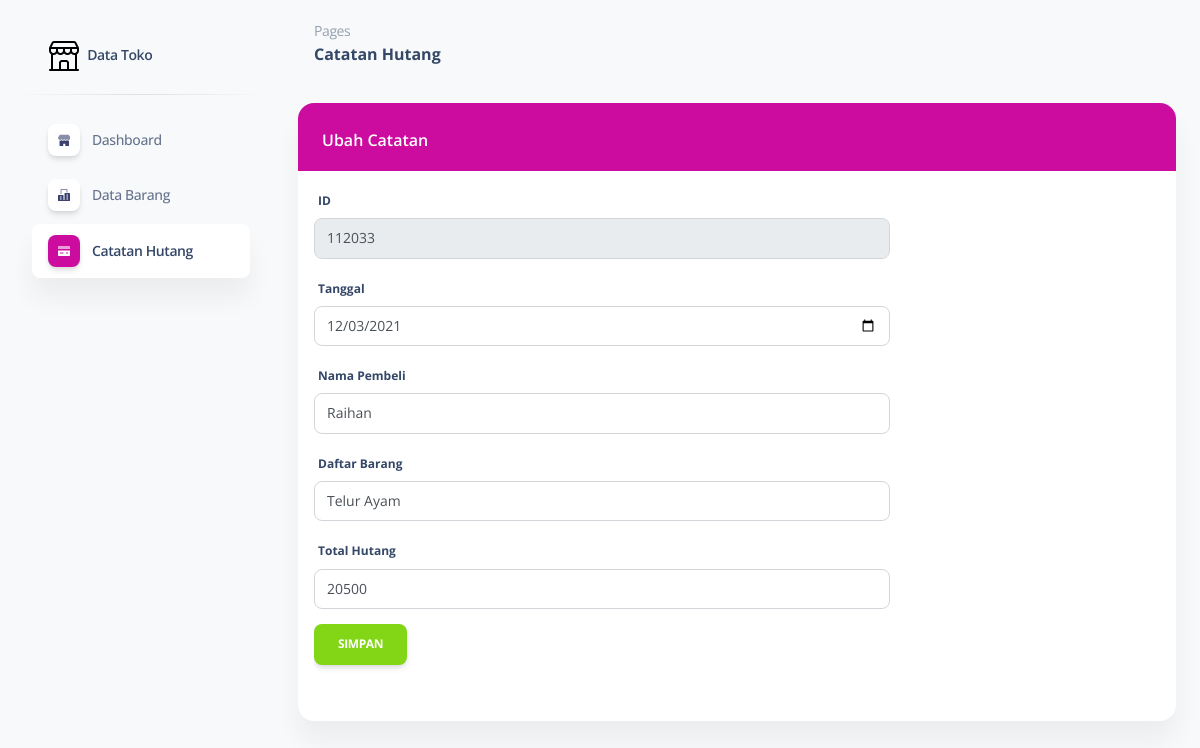
/page/hutang/ubah.php?id_hutang=112033, run on the app's committed database.
### tables this page shows
CREATE TABLE `tb_hutang` (
  `id_hutang` int(10) NOT NULL,
  `tanggal` date NOT NULL,
  `nama_pembeli` varchar(200) NOT NULL,
  `daftar_barang` varchar(200) DEFAULT NULL,
  `total_hutang` int(40) DEFAULT NULL
);

### page/hutang/ubah.php (the view, shortened to what this page needs)
<!DOCTYPE html>
<html lang="en">
<head>
    <link href="../../assets/css/nucleo-icons.css" rel="stylesheet" />
    <link href="../../assets/css/nucleo-svg.css" rel="stylesheet" />
    <link href="../../assets/css/nucleo-svg.css" rel="stylesheet" />
    <link id="pagestyle" href="../../assets/css/soft-ui-dashboard.css?v=1.0.3" rel="stylesheet" />
    <link href="../../assets/js/dataTables/dataTables.bootstrap.css" rel="stylesheet" />
</head>
<body class="g-sidenav-show  bg-gray-100">
<aside class="sidenav navbar navbar-vertical navbar-expand-xs border-0 border-radius-xl my-3 fixed-start ms-3 ps ps--active-y" id="sidenav-main">
    <div class="sidenav-header">
        <a class="navbar-brand m-0" href="../../index.php">
            <img src="../../assets/img/shop.png" class="navbar-brand-img h-100" alt="main_logo">
            <span class="ms-1 font-weight-bold">Data Toko</span>
        </a>
    </div>
    <hr class="horizontal dark mt-0">
    <div class="collapse navbar-collapse  w-auto  max-height-vh-100 h-100" id="sidenav-collapse-main">
        <ul class="navbar-nav">
            <li class="nav-item">
                <a class="nav-link  " href="../../index.php">
                    <div class="icon icon-shape icon-sm shadow border-radius-md bg-white text-center me-2 d-flex align-items-center justify-content-center">
                    </div>
                    <span class="nav-link-text ms-1">Dashboard</span>
                </a>
            </li>
            <li class="nav-item">
                <a class="nav-link  " href="../barang/barang.php">
                    <div class="icon icon-shape icon-sm shadow border-radius-md bg-white text-center me-2 d-flex align-items-center justify-content-center">
                    </div>
                    <span class="nav-link-text ms-1">Data Barang</span>
                </a>
            </li>
            <li class="nav-item">
                <a class="nav-link  active" href="hutang.php">
                    <div class="icon icon-shape icon-sm shadow border-radius-md bg-white text-center me-2 d-flex align-items-center justify-content-center">
                    </div>
                    <span class="nav-link-text ms-1">Catatan Hutang</span>
                </a>
            </li>
        </ul>
    </div>
</aside>
<main class="main-content position-relative max-height-vh-100 h-100 mt-1 border-radius-lg ">
    <nav class="navbar navbar-main navbar-expand-lg px-0 mx-4 shadow-none border-radius-xl" id="navbarBlur" navbar-scroll="true">
        <div class="container-fluid py-1 px-3">
            <nav aria-label="breadcrumb">
                <ol class="breadcrumb bg-transparent mb-0 pb-0 pt-1 px-0 me-sm-6 me-5">
                    <li class="breadcrumb-item text-sm"><a class="opacity-5 text-dark" href="javascript:;">Pages</a></li>
                </ol>
                <h6 class="font-weight-bolder mb-0">Catatan Hutang</h6>
            </nav>
        </div>
    </nav>
    <div class="container-fluid py-4">
        <div class="row">
            <div class="col-12">
                <div class="card mb-4">
                    <div class="card-header pb-0" style="background-color: #cb0c9f;">
                        <h6 style="color: #ffffff; padding-bottom: 10px;">Ubah Catatan</h6>
                    </div>
                    <div class="card-body p-3">
                        <div class="card-body px-0 pt-0 pb-2">
                            <div class="table-responsive p-0">
                                <div class="panel panel-primary">
                                    <div class="panel-body col-lg-11">
                                        <div class="row">
                                            <div class="col-md-9">
                                                <form method="POST">
                                                    <?php
                                                    $koneksi = new mysqli("localhost","root","","data_toko");
                                                    if(isset($_GET['id_hutang'])) {
                                                        $sqlEdit = $koneksi->query("select * from tb_hutang where id_hutang='$_GET[id_hutang]'");
                                                        $tampil = mysqli_fetch_array($sqlEdit);
                                                    }
                                                    ?>
                                                    <div class="form-group">
                                                        <label>ID</label>
                                                        <input class="form-control" name="id_hutang" value="<?php echo $tampil['id_hutang']; ?>" readonly />
                                                    </div>
                                                    <div class="form-group">
                                                        <label>Tanggal</label>
                                                        <input class="form-control" name="tanggal" type="date" value="<?php echo $tampil['tanggal']; ?>" />
                                                    </div>
                                                    <div class="form-group">
                                                        <label>Nama Pembeli</label>
                                                        <input class="form-control" name="nama_pembeli" value="<?php echo $tampil['nama_pembeli']; ?>" />
                                                    </div>
                                                    <div class="form-group">
                                                        <label>Daftar Barang</label>
                                                        <input class="form-control" name="daftar_barang" value="<?php echo $tampil['daftar_barang']; ?>" />
                                                    </div>
                                                    <div class="form-group">
                                                        <label>Total Hutang</label>
                                                        <input class="form-control" name="total_hutang" value="<?php echo $tampil['total_hutang']; ?>" />
                                                        <div class="form-group">
                                                            <input type="submit" name="Simpan" value="Simpan" class="btn btn-success" style="margin-top: 15px;" />
                                                        </div>
                                                    </div>
                                                </form>
                                            </div>
                                        </div>
                                    </div>
                                </div>
                            </div>
                        </div>
                    </div>
                </div>
            </div>
        </div>
    </div>
</main>
</body>
</html>

### assets/css/nucleo-svg.css (style rules this page uses)
.icon { display: inline-block; color: #111111; height: 1em; width: 1em; }
.icon-sm { height: 0.8em; width: 0.8em; }
.icon { fill: currentColor; stroke: none; }

### data on the page
tb_hutang: id_hutang "112033", tanggal "12/03/2021", nama_pembeli "Raihan", daftar_barang "Telur Ayam", total_hutang "20500"
